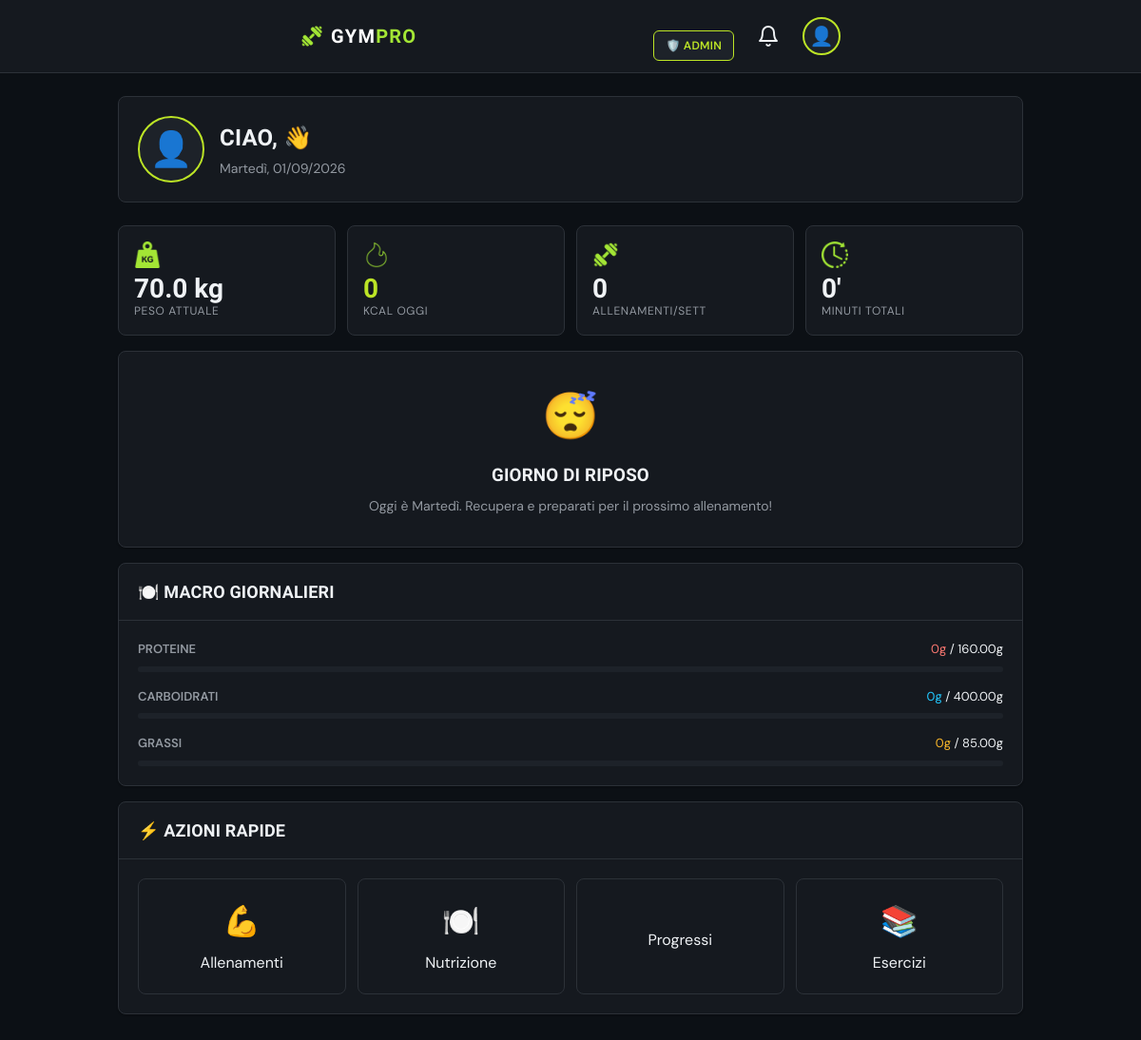
The page /dashboard/index.php (signed in) on the database its author committed.
### tables this page shows
CREATE TABLE `progress_tracking` (
  `id` int NOT NULL,
  `user_id` int NOT NULL,
  `track_date` date NOT NULL,
  `weight` decimal(5,2) DEFAULT NULL,
  `chest_circumference` decimal(5,2) DEFAULT NULL,
  `arm_circumference` decimal(5,2) DEFAULT NULL,
  `waist_circumference` decimal(5,2) DEFAULT NULL,
  `energy_level` int DEFAULT NULL,
  `sleep_quality` int DEFAULT NULL,
  `notes` text,
  `created_at` timestamp NULL DEFAULT CURRENT_TIMESTAMP
);

CREATE TABLE `user_profiles` (
  `id` int NOT NULL,
  `user_id` int NOT NULL,
  `age` int DEFAULT NULL,
  `height` decimal(5,2) DEFAULT NULL,
  `weight` decimal(5,2) DEFAULT NULL,
  `bmi` decimal(4,2) DEFAULT NULL,
  `training_level` enum('beginner','intermediate','advanced') DEFAULT 'intermediate',
  `goal` varchar(100) DEFAULT 'muscle_gain',
  `bmr` decimal(6,2) DEFAULT NULL,
  `tdee` decimal(6,2) DEFAULT NULL,
  `target_calories` decimal(6,2) DEFAULT NULL,
  `target_protein` decimal(6,2) DEFAULT '160.00',
  `target_carbs` decimal(6,2) DEFAULT '400.00',
  `target_fats` decimal(6,2) DEFAULT '85.00',
  `profile_photo` varchar(255) DEFAULT NULL,
  `created_at` timestamp NULL DEFAULT CURRENT_TIMESTAMP,
  `updated_at` timestamp NULL DEFAULT CURRENT_TIMESTAMP ON UPDATE CURRENT_TIMESTAMP
);

### config/database.php (called while the page is built, shortened)
<?php
function getUserData($pdo, $userId) {
    $stmt = $pdo->prepare("
        SELECT u.*, up.*
        FROM users u
        LEFT JOIN user_profiles up ON u.id = up.user_id
        WHERE u.id = ?
    ");
    $stmt->execute([$userId]);
    return $stmt->fetch();
}
?>

### dashboard/index.php (the view, shortened to what this page needs)
<?php
require_once '../config/database.php';
$user_id = $_SESSION['user_id'];
$user_data = getUserData($pdo, $user_id);
$today = date('Y-m-d');
$today_day = date('w');
$week_start = date('Y-m-d', strtotime('monday this week'));
$week_end = date('Y-m-d', strtotime('sunday this week'));
$php_to_db_days = [
    1 => 'monday',
    2 => 'tuesday',
    3 => 'wednesday',
    4 => 'thursday',
    5 => 'friday',
    6 => 'saturday',
    0 => 'sunday'
];
$days_italian = [
    'monday' => 'Lunedì',
    'tuesday' => 'Martedì',
    'wednesday' => 'Mercoledì',
    'thursday' => 'Giovedì',
    'friday' => 'Venerdì',
    'saturday' => 'Sabato',
    'sunday' => 'Domenica'
];
$today_db_day = $php_to_db_days[$today_day] ?? null;
$stmt = $pdo->prepare("SELECT COUNT(*) as total_sessions, COALESCE(SUM(duration_minutes), 0) as total_minutes FROM workout_sessions WHERE user_id = ? AND session_date >= ? AND session_date <= ?");
$stmt->execute([$user_id, $week_start, $week_end]);
$week_stats = $stmt->fetch();
$stmt = $pdo->prepare("SELECT weight FROM progress_tracking WHERE user_id = ? ORDER BY track_date DESC LIMIT 1");
$stmt->execute([$user_id]);
$last_weight = $stmt->fetchColumn();
$stmt = $pdo->prepare("
    SELECT w.*,
           (SELECT COUNT(*) FROM workout_exercises WHERE workout_id = w.id) as exercise_count
    FROM workouts w
    WHERE w.user_id = ? AND w.is_active = TRUE AND w.day_of_week = ?
    LIMIT 1
");
$stmt->execute([$user_id, $today_db_day]);
$today_workout = $stmt->fetch();
$today_first_exercise = null;
$stmt = $pdo->prepare("SELECT COALESCE(SUM(total_calories), 0) as total_calories, COALESCE(SUM(total_protein), 0) as total_protein, COALESCE(SUM(total_carbs), 0) as total_carbs, COALESCE(SUM(total_fats), 0) as total_fats FROM meals WHERE user_id = ? AND meal_date = ?");
$stmt->execute([$user_id, $today]);
$today_nutrition = $stmt->fetch();
$target_protein = $user_data['target_protein'] ?? 160;
$target_carbs = $user_data['target_carbs'] ?? 400;
$target_fats = $user_data['target_fats'] ?? 85;
?>
<!DOCTYPE html>
<html lang="it">
<head>
    <link rel="stylesheet" href="../assets/css/style.css">
</head>
<body>
    <?php include '../includes/header.php'; ?>
    <div class="container">
        <div class="welcome-section">
            <?php if (!empty($user_data['profile_photo'])): ?>
                <img src="<?= htmlspecialchars($user_data['profile_photo']) ?>" alt="Foto profilo" class="profile-photo-dashboard">
            <?php else: ?>
                <div class="profile-photo-dashboard" style="background: var(--surface-strong); display: flex; align-items: center; justify-content: center; font-size: 36px; color: var(--muted-foreground); margin-right: 16px;">
                    👤
                </div>
            <?php endif; ?>
            <div class="welcome-text">
                <h2>Ciao, <?= htmlspecialchars($user_data['full_name']) ?> 👋</h2>
                <p class="text-muted">
                     <?= $days_italian[$today_db_day] ?? 'Oggi' ?>, <?= date('d/m/Y') ?>
                </p>
            </div>
        </div>
        <div class="stats-grid">
            <div class="stat-card">
                <div class="stat-icon">
                    <img src="/assets/images/weight.png" alt="Peso" style="width: 28px; height: 28px; object-fit: contain;">
                </div>
                <div class="stat-info">
                    <div class="stat-value num"><?= $last_weight ? number_format($last_weight, 1) . ' kg' : '--' ?></div>
                    <div class="stat-label">Peso attuale</div>
                </div>
            </div>
            <div class="stat-card">
                <div class="stat-icon">
                    <img src="/assets/images/fire.png" alt="Kcal" style="width: 28px; height: 28px; object-fit: contain;">
                </div>
                <div class="stat-info">
                    <div class="stat-value num text-kcal"><?= number_format($today_nutrition['total_calories']) ?></div>
                    <div class="stat-label">Kcal oggi</div>
                </div>
            </div>
            <div class="stat-card">
                <div class="stat-icon">
                    <img src="/assets/images/crossfit.png" alt="Allenamenti" style="width: 28px; height: 28px; object-fit: contain;">
                </div>
                <div class="stat-info">
                    <div class="stat-value num"><?= $week_stats['total_sessions'] ?></div>
                    <div class="stat-label">Allenamenti/sett</div>
                </div>
            </div>
            <div class="stat-card">
                <div class="stat-icon">
                    <img src="/assets/images/time-left.png" alt="Minuti" style="width: 28px; height: 28px; object-fit: contain;">
                </div>
                <div class="stat-info">
                    <div class="stat-value num"><?= $week_stats['total_minutes'] ?>'</div>
                    <div class="stat-label">Minuti totali</div>
                </div>
            </div>
        </div>
        <?php if ($today_workout): ?>
        <div class="card highlight-card">
            <div class="card-header">
                <h3>🎯 Allenamento di <?= $days_italian[$today_db_day] ?? 'Oggi' ?></h3>
            </div>
            <div class="card-body">
                <div style="margin-bottom: 16px;">
                    <h4 style="font-size: 22px; margin: 0 0 8px 0; color: var(--foreground);">
                        <?= htmlspecialchars($today_workout['name']) ?>
                    </h4>
                    <p class="text-muted" style="margin: 0;">
                        <?= $today_workout['exercise_count'] ?> esercizi •
                        <?= $today_workout['duration_minutes'] ?> min •
                        <?= htmlspecialchars($today_workout['focus_area']) ?>
                    </p>
                </div>
                <?php if ($today_first_exercise): ?>
                <div style="background: var(--surface-strong); border-radius: var(--radius-md); padding: 12px; margin-bottom: 16px; border-left: 3px solid var(--primary);">
                    <div style="font-size: 11px; color: var(--primary); text-transform: uppercase; font-weight: 600; letter-spacing: 0.05em; margin-bottom: 4px;">
                        Primo esercizio
                    </div>
                    <div style="display: flex; align-items: center; gap: 12px;">
                        <?php if (!empty($today_first_exercise['image_url'])): ?>
                            <img src="<?= htmlspecialchars($today_first_exercise['image_url']) ?>"
                                 alt="<?= htmlspecialchars($today_first_exercise['exercise_name']) ?>"
                                 style="width: 60px; height: 60px; border-radius: var(--radius-md); object-fit: cover;">
                        <?php else: ?>
                            <div style="width: 60px; height: 60px; border-radius: var(--radius-md); background: var(--surface); display: flex; align-items: center; justify-content: center; font-size: 28px;">💪</div>
                        <?php endif; ?>
                        <div style="flex: 1;">
                            <div style="font-weight: 700; font-size: 16px; color: var(--foreground);">
                                <?= htmlspecialchars($today_first_exercise['exercise_name']) ?>
                            </div>
                            <div style="font-size: 13px; color: var(--muted-foreground);">
                                <?= $today_first_exercise['sets'] ?> serie × <?= htmlspecialchars($today_first_exercise['reps']) ?> rip
                            </div>
                        </div>
                    </div>
                </div>
                <?php endif; ?>
                <a href="../workouts/view.php?id=<?= $today_workout['id'] ?>" class="btn btn-primary btn-block">
                    ▶️ Inizia Allenamento
                </a>
            </div>
        </div>
        <?php else: ?>
        <div class="card">
            <div class="card-body text-center" style="padding: 32px 20px;">
                <p style="font-size: 48px; margin-bottom: 12px;">😴</p>
                <h3 style="margin-bottom: 8px;">Giorno di Riposo</h3>
                <p class="text-muted">Oggi è <?= $days_italian[$today_db_day] ?? 'oggi' ?>. Recupera e preparati per il prossimo allenamento!</p>
            </div>
        </div>
        <?php endif; ?>
        <div class="card">
            <div class="card-header">
                <h3>🍽️ Macro Giornalieri</h3>
            </div>
            <div class="card-body">
                <div class="macro-bars">
                    <div class="macro-item">
                        <div class="flex-between">
                            <span class="macro-label">Proteine</span>
                            <span class="macro-value num"><span class="text-protein"><?= number_format($today_nutrition['total_protein']) ?>g</span> / <?= $target_protein ?>g</span>
                        </div>
                        <div class="macro-bar">
                        </div>
                    </div>
                    <div class="macro-item">
                        <div class="flex-between">
                            <span class="macro-label">Carboidrati</span>
                            <span class="macro-value num"><span class="text-carbs"><?= number_format($today_nutrition['total_carbs']) ?>g</span> / <?= $target_carbs ?>g</span>
                        </div>
                        <div class="macro-bar">
                        </div>
                    </div>
                    <div class="macro-item">
                        <div class="flex-between">
                            <span class="macro-label">Grassi</span>
                            <span class="macro-value num"><span class="text-fat"><?= number_format($today_nutrition['total_fats']) ?>g</span> / <?= $target_fats ?>g</span>
                        </div>
                        <div class="macro-bar">
                        </div>
                    </div>
                </div>
            </div>
        </div>
        <div class="card">
            <div class="card-header">
                <h3>⚡ Azioni Rapide</h3>
            </div>
            <div class="card-body">
                <div class="quick-actions">
                    <a href="../workouts/index.php" class="action-btn">
                        <span class="action-icon">💪</span>
                        <span>Allenamenti</span>
                    </a>
                    <a href="../nutrition/index.php" class="action-btn">
                        <span class="action-icon">🍽️</span>
                        <span>Nutrizione</span>
                    </a>
                    <a href="../progress/index.php" class="action-btn">
                        <span>Progressi</span>
                    </a>
                    <a href="../exercises/archive.php" class="action-btn">
                        <span class="action-icon">📚</span>
                        <span>Esercizi</span>
                    </a>
                </div>
            </div>
        </div>
    </div>
</body>
</html>

### rows shown on the page
progress_tracking: weight "70.0"
user_profiles: target_protein "160.00", target_carbs "400.00", target_fats "85.00"

### other values the page prints
$today_nutrition['total_calories'] "0"
$week_stats['total_sessions'] "0"
$week_stats['total_minutes'] "0"
$today_nutrition['total_protein'] "0"
$today_nutrition['total_carbs'] "0"
$today_nutrition['total_fats'] "0"
